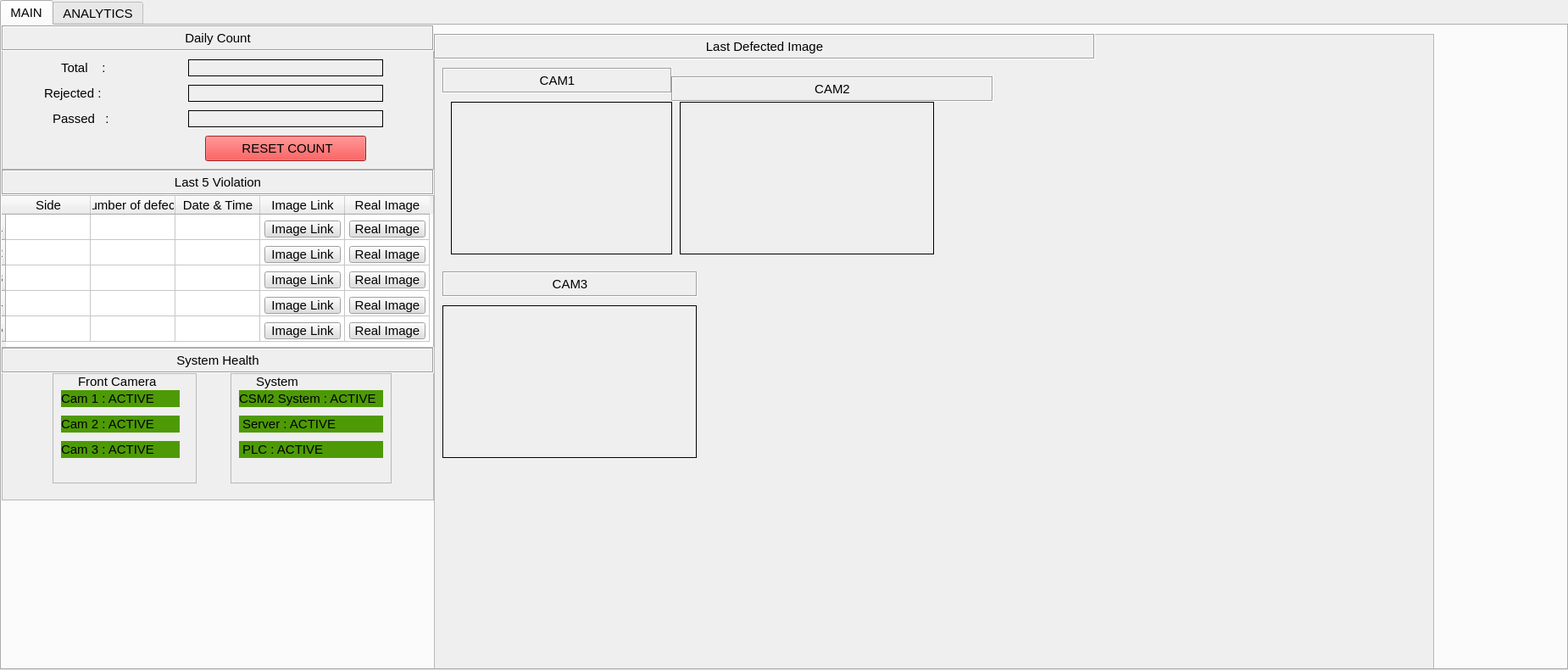
   <widget class="QTabWidget" name="tabWidget">
    <property name="geometry">
     <rect>
      <x>0</x>
      <y>160</y>
      <width>1850</width>
      <height>790</height>
     </rect>
    </property>
    <property name="font">
     <font>
      <pointsize>11</pointsize>
     </font>
    </property>
    <property name="currentIndex">
     <number>0</number>
    </property>
    <widget class="QWidget" name="main">
     <property name="font">
      <font>
       <pointsize>15</pointsize>
      </font>
     </property>
     <attribute name="title">
      <string>MAIN</string>
     </attribute>
     <widget class="QFrame" name="count_window_frame">
      <property name="geometry">
       <rect>
        <x>0</x>
        <y>0</y>
        <width>510</width>
        <height>170</height>
       </rect>
      </property>
      <property name="font">
       <font>
        <pointsize>11</pointsize>
       </font>
      </property>
      <property name="autoFillBackground">
       <bool>true</bool>
      </property>
      <property name="frameShape">
       <enum>QFrame::StyledPanel</enum>
      </property>
      <property name="frameShadow">
       <enum>QFrame::Raised</enum>
      </property>
      <widget class="QLabel" name="total_label">
       <property name="geometry">
        <rect>
         <x>70</x>
         <y>40</y>
         <width>80</width>
         <height>20</height>
        </rect>
       </property>
       <property name="font">
        <font>
         <pointsize>11</pointsize>
        </font>
       </property>
       <property name="text">
        <string>Total    :</string>
       </property>
      </widget>
      <widget class="QLabel" name="rejected_label">
       <property name="geometry">
        <rect>
         <x>50</x>
         <y>70</y>
         <width>90</width>
         <height>20</height>
        </rect>
       </property>
       <property name="font">
        <font>
         <pointsize>11</pointsize>
        </font>
       </property>
       <property name="text">
        <string>Rejected :</string>
       </property>
      </widget>
      <widget class="QLabel" name="passed_label">
       <property name="geometry">
        <rect>
         <x>60</x>
         <y>100</y>
         <width>80</width>
         <height>20</height>
        </rect>
       </property>
       <property name="font">
        <font>
         <pointsize>11</pointsize>
        </font>
       </property>
       <property name="text">
        <string>Passed   :</string>
       </property>
      </widget>
      <widget class="QLabel" name="totalcount_label">
       <property name="geometry">
        <rect>
         <x>220</x>
         <y>40</y>
         <width>230</width>
         <height>20</height>
        </rect>
       </property>
       <property name="font">
        <font>
         <pointsize>11</pointsize>
        </font>
       </property>
       <property name="frameShape">
        <enum>QFrame::Box</enum>
       </property>
       <property name="text">
        <string/>
       </property>
      </widget>
      <widget class="QLabel" name="rejectedcount_label">
       <property name="geometry">
        <rect>
         <x>220</x>
         <y>70</y>
         <width>230</width>
         <height>20</height>
        </rect>
       </property>
       <property name="font">
        <font>
         <pointsize>11</pointsize>
        </font>
       </property>
       <property name="frameShape">
        <enum>QFrame::Box</enum>
       </property>
       <property name="text">
        <string/>
       </property>
      </widget>
      <widget class="QLabel" name="passedcount_label">
       <property name="geometry">
        <rect>
         <x>220</x>
         <y>100</y>
         <width>230</width>
         <height>20</height>
        </rect>
       </property>
       <property name="font">
        <font>
         <pointsize>11</pointsize>
        </font>
       </property>
       <property name="frameShape">
        <enum>QFrame::Box</enum>
       </property>
       <property name="text">
        <string/>
       </property>
      </widget>
      <widget class="QPushButton" name="reset_count_button">
       <property name="geometry">
        <rect>
         <x>240</x>
         <y>130</y>
         <width>190</width>
         <height>30</height>
        </rect>
       </property>
       <property name="font">
        <font>
         <pointsize>11</pointsize>
        </font>
       </property>
       <property name="styleSheet">
        <string notr="true">background-color: rgb(239, 41, 41);</string>
       </property>
       <property name="text">
        <string> RESET COUNT</string>
       </property>
      </widget>
      <widget class="QLabel" name="tabel_label_2">
       <property name="geometry">
        <rect>
         <x>0</x>
         <y>0</y>
         <width>510</width>
         <height>30</height>
        </rect>
       </property>
       <property name="font">
        <font>
         <pointsize>11</pointsize>
         <weight>50</weight>
         <bold>false</bold>
        </font>
       </property>
       <property name="autoFillBackground">
        <bool>true</bool>
       </property>
       <property name="frameShape">
        <enum>QFrame::Box</enum>
       </property>
       <property name="frameShadow">
        <enum>QFrame::Sunken</enum>
       </property>
       <property name="text">
        <string>Daily Count</string>
       </property>
       <property name="alignment">
        <set>Qt::AlignCenter</set>
       </property>
      </widget>
     </widget>
     <widget class="QFrame" name="violation_frame">
      <property name="geometry">
       <rect>
        <x>-10</x>
        <y>170</y>
        <width>520</width>
        <height>210</height>
       </rect>
      </property>
      <property name="font">
       <font>
        <pointsize>11</pointsize>
       </font>
      </property>
      <property name="frameShape">
       <enum>QFrame::StyledPanel</enum>
      </property>
      <property name="frameShadow">
       <enum>QFrame::Raised</enum>
      </property>
      <widget class="QLabel" name="tabel_label">
       <property name="geometry">
        <rect>
         <x>10</x>
         <y>0</y>
         <width>510</width>
         <height>30</height>
        </rect>
       </property>
       <property name="font">
        <font>
         <pointsize>11</pointsize>
         <weight>50</weight>
         <bold>false</bold>
        </font>
       </property>
       <property name="autoFillBackground">
        <bool>true</bool>
       </property>
       <property name="frameShape">
        <enum>QFrame::Box</enum>
       </property>
       <property name="frameShadow">
        <enum>QFrame::Sunken</enum>
       </property>
       <property name="text">
        <string>Last 5 Violation</string>
       </property>
       <property name="alignment">
        <set>Qt::AlignCenter</set>
       </property>
      </widget>
      <widget class="QTableWidget" name="tableWidget">
       <property name="geometry">
        <rect>
         <x>0</x>
         <y>30</y>
         <width>520</width>
         <height>180</height>
        </rect>
       </property>
       <property name="font">
        <font>
         <pointsize>11</pointsize>
        </font>
       </property>
       <attribute name="horizontalHeaderMinimumSectionSize">
        <number>60</number>
       </attribute>
       <attribute name="horizontalHeaderDefaultSectionSize">
        <number>100</number>
       </attribute>
       <attribute name="verticalHeaderDefaultSectionSize">
        <number>30</number>
       </attribute>
       <row>
        <property name="text">
         <string>1</string>
        </property>
       </row>
       <row>
        <property name="text">
         <string>2</string>
        </property>
       </row>
       <row>
        <property name="text">
         <string>3</string>
        </property>
       </row>
       <row>
        <property name="text">
         <string>4</string>
        </property>
       </row>
       <row>
        <property name="text">
         <string>5</string>
        </property>
       </row>
       <column>
        <property name="text">
         <string>Side</string>
        </property>
       </column>
       <column>
        <property name="text">
         <string>Number of defects</string>
        </property>
       </column>
       <column>
        <property name="text">
         <string>Date &amp; Time</string>
        </property>
       </column>
       <column>
        <property name="text">
         <string>Image Link</string>
        </property>
       </column>
       <column>
        <property name="text">
         <string>Real Image</string>
        </property>
       </column>
      </widget>
      <widget class="QPushButton" name="imageView_button1">
       <property name="geometry">
        <rect>
         <x>320</x>
         <y>60</y>
         <width>90</width>
         <height>20</height>
        </rect>
       </property>
       <property name="font">
        <font>
         <pointsize>11</pointsize>
        </font>
       </property>
       <property name="styleSheet">
        <string notr="true">background-color: rgb(223, 223, 223);</string>
       </property>
       <property name="text">
        <string>Image Link</string>
       </property>
       <property name="checkable">
        <bool>true</bool>
       </property>
      </widget>
      <widget class="QPushButton" name="imageView_button2">
       <property name="geometry">
        <rect>
         <x>320</x>
         <y>90</y>
         <width>90</width>
         <height>20</height>
        </rect>
       </property>
       <property name="font">
        <font>
         <pointsize>11</pointsize>
        </font>
       </property>
       <property name="styleSheet">
        <string notr="true">background-color: rgb(223, 223, 223);</string>
       </property>
       <property name="text">
        <string>Image Link</string>
       </property>
       <property name="checkable">
        <bool>true</bool>
       </property>
      </widget>
      <widget class="QPushButton" name="imageView_button3">
       <property name="geometry">
        <rect>
         <x>320</x>
         <y>120</y>
         <width>90</width>
         <height>20</height>
        </rect>
       </property>
       <property name="font">
        <font>
         <pointsize>11</pointsize>
        </font>
       </property>
       <property name="styleSheet">
        <string notr="true">background-color: rgb(223, 223, 223);</string>
       </property>
       <property name="text">
        <string>Image Link</string>
       </property>
       <property name="checkable">
        <bool>true</bool>
       </property>
      </widget>
      <widget class="QPushButton" name="imageView_button4">
       <property name="geometry">
        <rect>
         <x>320</x>
         <y>150</y>
         <width>90</width>
         <height>20</height>
        </rect>
       </property>
       <property name="font">
        <font>
         <pointsize>11</pointsize>
        </font>
       </property>
       <property name="styleSheet">
        <string notr="true">background-color: rgb(223, 223, 223);</string>
       </property>
       <property name="text">
        <string>Image Link</string>
       </property>
       <property name="checkable">
        <bool>true</bool>
       </property>
      </widget>
      <widget class="QPushButton" name="imageView_button5">
       <property name="geometry">
        <rect>
         <x>320</x>
         <y>180</y>
         <width>90</width>
         <height>20</height>
        </rect>
       </property>
       <property name="font">
        <font>
         <pointsize>11</pointsize>
        </font>
       </property>
       <property name="styleSheet">
        <string notr="true">background-color: rgb(223, 223, 223);</string>
       </property>
       <property name="text">
        <string>Image Link</string>
       </property>
       <property name="checkable">
        <bool>true</bool>
       </property>
      </widget>
      <widget class="QPushButton" name="imageView_button1_2">
       <property name="geometry">
        <rect>
         <x>420</x>
         <y>60</y>
         <width>90</width>
         <height>20</height>
        </rect>
       </property>
       <property name="font">
        <font>
         <pointsize>11</pointsize>
        </font>
       </property>
       <property name="styleSheet">
        <string notr="true">background-color: rgb(223, 223, 223);</string>
       </property>
       <property name="text">
        <string>Real Image</string>
       </property>
       <property name="checkable">
        <bool>true</bool>
       </property>
      </widget>
      <widget class="QPushButton" name="imageView_button4_2">
       <property name="geometry">
        <rect>
         <x>420</x>
         <y>150</y>
         <width>90</width>
         <height>20</height>
        </rect>
       </property>
       <property name="font">
        <font>
         <pointsize>11</pointsize>
        </font>
       </property>
       <property name="styleSheet">
        <string notr="true">background-color: rgb(223, 223, 223);</string>
       </property>
       <property name="text">
        <string>Real Image</string>
       </property>
       <property name="checkable">
        <bool>true</bool>
       </property>
      </widget>
      <widget class="QPushButton" name="imageView_button2_2">
       <property name="geometry">
        <rect>
         <x>420</x>
         <y>90</y>
         <width>90</width>
         <height>20</height>
        </rect>
       </property>
       <property name="font">
        <font>
         <pointsize>11</pointsize>
        </font>
       </property>
       <property name="styleSheet">
        <string notr="true">background-color: rgb(223, 223, 223);</string>
       </property>
       <property name="text">
        <string>Real Image</string>
       </property>
       <property name="checkable">
        <bool>true</bool>
       </property>
      </widget>
      <widget class="QPushButton" name="imageView_button5_2">
       <property name="geometry">
        <rect>
         <x>420</x>
         <y>180</y>
         <width>90</width>
         <height>20</height>
        </rect>
       </property>
       <property name="font">
        <font>
         <pointsize>11</pointsize>
        </font>
       </property>
       <property name="styleSheet">
        <string notr="true">background-color: rgb(223, 223, 223);</string>
       </property>
       <property name="text">
        <string>Real Image</string>
       </property>
       <property name="checkable">
        <bool>true</bool>
       </property>
      </widget>
      <widget class="QPushButton" name="imageView_button3_2">
       <property name="geometry">
        <rect>
         <x>420</x>
         <y>120</y>
         <width>90</width>
         <height>20</height>
        </rect>
       </property>
       <property name="font">
        <font>
         <pointsize>11</pointsize>
        </font>
       </property>
       <property name="styleSheet">
        <string notr="true">background-color: rgb(223, 223, 223);</string>
       </property>
       <property name="text">
        <string>Real Image</string>
       </property>
       <property name="checkable">
        <bool>true</bool>
       </property>
      </widget>
     </widget>
     <widget class="QFrame" name="system_health_frame">
      <property name="geometry">
       <rect>
        <x>0</x>
        <y>380</y>
        <width>510</width>
        <height>180</height>
       </rect>
      </property>
      <property name="font">
       <font>
        <pointsize>11</pointsize>
       </font>
      </property>
      <property name="autoFillBackground">
       <bool>true</bool>
      </property>
      <property name="frameShape">
       <enum>QFrame::StyledPanel</enum>
      </property>
      <property name="frameShadow">
       <enum>QFrame::Raised</enum>
      </property>
      <widget class="QLabel" name="tabel_label_4">
       <property name="geometry">
        <rect>
         <x>0</x>
         <y>0</y>
         <width>510</width>
         <height>30</height>
        </rect>
       </property>
       <property name="font">
        <font>
         <pointsize>11</pointsize>
         <weight>50</weight>
         <bold>false</bold>
        </font>
       </property>
       <property name="autoFillBackground">
        <bool>true</bool>
       </property>
       <property name="frameShape">
        <enum>QFrame::Box</enum>
       </property>
       <property name="frameShadow">
        <enum>QFrame::Sunken</enum>
       </property>
       <property name="text">
        <string>System Health</string>
       </property>
       <property name="alignment">
        <set>Qt::AlignCenter</set>
       </property>
      </widget>
      <widget class="QFrame" name="cam1_health_frame">
       <property name="geometry">
        <rect>
         <x>60</x>
         <y>30</y>
         <width>170</width>
         <height>130</height>
        </rect>
       </property>
       <property name="font">
        <font>
         <pointsize>11</pointsize>
        </font>
       </property>
       <property name="frameShape">
        <enum>QFrame::StyledPanel</enum>
       </property>
       <property name="frameShadow">
        <enum>QFrame::Raised</enum>
       </property>
       <widget class="QLabel" name="cam1_health">
        <property name="geometry">
         <rect>
          <x>10</x>
          <y>20</y>
          <width>140</width>
          <height>20</height>
         </rect>
        </property>
        <property name="font">
         <font>
          <pointsize>11</pointsize>
         </font>
        </property>
        <property name="styleSheet">
         <string notr="true">background-color: rgb(78, 154, 6);</string>
        </property>
        <property name="text">
         <string>Cam 1 : ACTIVE</string>
        </property>
       </widget>
       <widget class="QLabel" name="cam1_comp">
        <property name="geometry">
         <rect>
          <x>30</x>
          <y>0</y>
          <width>100</width>
          <height>20</height>
         </rect>
        </property>
        <property name="font">
         <font>
          <pointsize>11</pointsize>
         </font>
        </property>
        <property name="text">
         <string>Front Camera</string>
        </property>
       </widget>
       <widget class="QLabel" name="cam2_health">
        <property name="geometry">
         <rect>
          <x>10</x>
          <y>50</y>
          <width>140</width>
          <height>20</height>
         </rect>
        </property>
        <property name="font">
         <font>
          <pointsize>11</pointsize>
         </font>
        </property>
        <property name="styleSheet">
         <string notr="true">background-color: rgb(78, 154, 6);</string>
        </property>
        <property name="text">
         <string>Cam 2 : ACTIVE</string>
        </property>
       </widget>
       <widget class="QLabel" name="cam3_health">
        <property name="geometry">
         <rect>
          <x>10</x>
          <y>80</y>
          <width>140</width>
          <height>20</height>
         </rect>
        </property>
        <property name="font">
         <font>
          <pointsize>11</pointsize>
         </font>
        </property>
        <property name="styleSheet">
         <string notr="true">background-color: rgb(78, 154, 6);</string>
        </property>
        <property name="text">
         <string>Cam 3 : ACTIVE</string>
        </property>
       </widget>
      </widget>
      <widget class="QFrame" name="cam1_health_frame_2">
       <property name="geometry">
        <rect>
         <x>270</x>
         <y>30</y>
         <width>190</width>
         <height>130</height>
        </rect>
       </property>
       <property name="font">
        <font>
         <pointsize>11</pointsize>
        </font>
       </property>
       <property name="frameShape">
        <enum>QFrame::StyledPanel</enum>
       </property>
       <property name="frameShadow">
        <enum>QFrame::Raised</enum>
       </property>
       <widget class="QLabel" name="csm_health">
        <property name="geometry">
         <rect>
          <x>10</x>
          <y>20</y>
          <width>170</width>
          <height>20</height>
         </rect>
        </property>
        <property name="font">
         <font>
          <pointsize>11</pointsize>
         </font>
        </property>
        <property name="styleSheet">
         <string notr="true">background-color: rgb(78, 154, 6);</string>
        </property>
        <property name="text">
         <string>CSM2 System : ACTIVE</string>
        </property>
       </widget>
       <widget class="QLabel" name="cam1_comp_2">
        <property name="geometry">
         <rect>
          <x>30</x>
          <y>0</y>
          <width>120</width>
          <height>20</height>
         </rect>
        </property>
        <property name="font">
         <font>
          <pointsize>11</pointsize>
         </font>
        </property>
        <property name="text">
         <string>System</string>
        </property>
       </widget>
       <widget class="QLabel" name="server_health">
        <property name="geometry">
         <rect>
          <x>10</x>
          <y>50</y>
          <width>170</width>
          <height>20</height>
         </rect>
        </property>
        <property name="font">
         <font>
          <pointsize>11</pointsize>
         </font>
        </property>
        <property name="styleSheet">
         <string notr="true">background-color: rgb(78, 154, 6);</string>
        </property>
        <property name="text">
         <string> Server : ACTIVE</string>
        </property>
       </widget>
       <widget class="QLabel" name="plc_health">
        <property name="geometry">
         <rect>
          <x>10</x>
          <y>80</y>
          <width>170</width>
          <height>20</height>
         </rect>
        </property>
        <property name="font">
         <font>
          <pointsize>11</pointsize>
         </font>
        </property>
        <property name="styleSheet">
         <string notr="true">background-color: rgb(78, 154, 6);</string>
        </property>
        <property name="text">
         <string> PLC : ACTIVE</string>
        </property>
       </widget>
      </widget>
     </widget>
     <widget class="QFrame" name="frame">
      <property name="geometry">
       <rect>
        <x>510</x>
        <y>10</y>
        <width>1180</width>
        <height>750</height>
       </rect>
      </property>
      <property name="font">
       <font>
        <pointsize>11</pointsize>
       </font>
      </property>
      <property name="autoFillBackground">
       <bool>true</bool>
      </property>
      <property name="frameShape">
       <enum>QFrame::StyledPanel</enum>
      </property>
      <property name="frameShadow">
       <enum>QFrame::Raised</enum>
      </property>
      <widget class="QLabel" name="tabel_label_5">
       <property name="geometry">
        <rect>
         <x>0</x>
         <y>0</y>
         <width>780</width>
         <height>30</height>
        </rect>
       </property>
       <property name="font">
        <font>
         <pointsize>11</pointsize>
         <weight>50</weight>
         <bold>false</bold>
        </font>
       </property>
       <property name="autoFillBackground">
        <bool>true</bool>
       </property>
       <property name="frameShape">
        <enum>QFrame::Box</enum>
       </property>
       <property name="frameShadow">
        <enum>QFrame::Sunken</enum>
       </property>
       <property name="text">
        <string>Last Defected Image</string>
       </property>
       <property name="alignment">
        <set>Qt::AlignCenter</set>
       </property>
      </widget>
      <widget class="QLabel" name="tabel_label_6">
       <property name="geometry">
        <rect>
         <x>10</x>
         <y>40</y>
         <width>271</width>
         <height>30</height>
        </rect>
       </property>
       <property name="font">
        <font>
         <pointsize>11</pointsize>
         <weight>50</weight>
         <bold>false</bold>
        </font>
       </property>
       <property name="autoFillBackground">
        <bool>true</bool>
       </property>
       <property name="frameShape">
        <enum>QFrame::Box</enum>
       </property>
       <property name="frameShadow">
        <enum>QFrame::Sunken</enum>
       </property>
       <property name="text">
        <string>CAM1</string>
       </property>
       <property name="alignment">
        <set>Qt::AlignCenter</set>
       </property>
      </widget>
      <widget class="QLabel" name="tabel_label_7">
       <property name="geometry">
        <rect>
         <x>280</x>
         <y>50</y>
         <width>380</width>
         <height>30</height>
        </rect>
       </property>
       <property name="font">
        <font>
         <pointsize>11</pointsize>
         <weight>50</weight>
         <bold>false</bold>
        </font>
       </property>
       <property name="autoFillBackground">
        <bool>true</bool>
       </property>
       <property name="frameShape">
        <enum>QFrame::Box</enum>
       </property>
       <property name="frameShadow">
        <enum>QFrame::Sunken</enum>
       </property>
       <property name="text">
        <string>CAM2</string>
       </property>
       <property name="alignment">
        <set>Qt::AlignCenter</set>
       </property>
      </widget>
      <widget class="QLabel" name="tabel_label_8">
       <property name="geometry">
        <rect>
         <x>10</x>
         <y>280</y>
         <width>301</width>
         <height>30</height>
        </rect>
       </property>
       <property name="font">
        <font>
         <pointsize>11</pointsize>
         <weight>50</weight>
         <bold>false</bold>
        </font>
       </property>
       <property name="autoFillBackground">
        <bool>true</bool>
       </property>
       <property name="frameShape">
        <enum>QFrame::Box</enum>
       </property>
       <property name="frameShadow">
        <enum>QFrame::Sunken</enum>
       </property>
       <property name="text">
        <string>CAM3</string>
       </property>
       <property name="alignment">
        <set>Qt::AlignCenter</set>
       </property>
      </widget>
      <widget class="QLabel" name="cam1_defect_image">
       <property name="geometry">
        <rect>
         <x>20</x>
         <y>80</y>
         <width>261</width>
         <height>180</height>
        </rect>
       </property>
       <property name="font">
        <font>
         <pointsize>8</pointsize>
        </font>
       </property>
       <property name="frameShape">
        <enum>QFrame::Box</enum>
       </property>
       <property name="text">
        <string/>
       </property>
       <property name="textFormat">
        <enum>Qt::PlainText</enum>
       </property>
       <property name="pixmap">
        <pixmap>../../../../../../../../../../../../../.designer/backup/CAM1.jpg</pixmap>
       </property>
       <property name="scaledContents">
        <bool>true</bool>
       </property>
      </widget>
      <widget class="QLabel" name="cam2_defect_image">
       <property name="geometry">
        <rect>
         <x>290</x>
         <y>80</y>
         <width>300</width>
         <height>180</height>
        </rect>
       </property>
       <property name="font">
        <font>
         <pointsize>11</pointsize>
        </font>
       </property>
       <property name="frameShape">
        <enum>QFrame::Box</enum>
       </property>
       <property name="text">
        <string/>
       </property>
       <property name="textFormat">
        <enum>Qt::PlainText</enum>
       </property>
       <property name="pixmap">
        <pixmap>../../../../../../../../../../../../../.designer/backup/CAM2.jpg</pixmap>
       </property>
       <property name="scaledContents">
        <bool>true</bool>
       </property>
      </widget>
      <widget class="QLabel" name="cam3_defect_image">
       <property name="geometry">
        <rect>
         <x>10</x>
         <y>320</y>
         <width>300</width>
         <height>180</height>
        </rect>
       </property>
       <property name="font">
        <font>
         <pointsize>11</pointsize>
        </font>
       </property>
       <property name="frameShape">
        <enum>QFrame::Box</enum>
       </property>
       <property name="text">
        <string/>
       </property>
       <property name="textFormat">
        <enum>Qt::PlainText</enum>
       </property>
       <property name="pixmap">
        <pixmap>../../../../../../../../../../../../../.designer/backup/CAM3.jpg</pixmap>
       </property>
       <property name="scaledContents">
        <bool>true</bool>
       </property>
      </widget>
     </widget>
    </widget>
    <widget class="QWidget" name="analytics">
     <attribute name="title">
      <string>ANALYTICS</string>
     </attribute>
    </widget>
   </widget>
